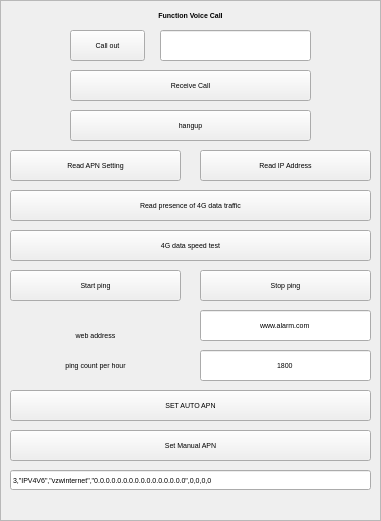
  <widget class="QFrame" name="funcvoicecall_frame">
   <property name="geometry">
    <rect>
     <x>250</x>
     <y>10</y>
     <width>381</width>
     <height>521</height>
    </rect>
   </property>
   <property name="font">
    <font>
     <pointsize>5</pointsize>
    </font>
   </property>
   <property name="autoFillBackground">
    <bool>true</bool>
   </property>
   <property name="frameShape">
    <enum>QFrame::StyledPanel</enum>
   </property>
   <property name="frameShadow">
    <enum>QFrame::Plain</enum>
   </property>
   <widget class="QPushButton" name="funcvoicecall_call">
    <property name="geometry">
     <rect>
      <x>70</x>
      <y>30</y>
      <width>75</width>
      <height>31</height>
     </rect>
    </property>
    <property name="font">
     <font>
      <pointsize>5</pointsize>
     </font>
    </property>
    <property name="text">
     <string>Call out</string>
    </property>
   </widget>
   <widget class="QLineEdit" name="funcvoicecall_num">
    <property name="geometry">
     <rect>
      <x>160</x>
      <y>30</y>
      <width>151</width>
      <height>31</height>
     </rect>
    </property>
    <property name="font">
     <font>
      <pointsize>5</pointsize>
     </font>
    </property>
    <property name="text">
     <string/>
    </property>
   </widget>
   <widget class="QLabel" name="label_6">
    <property name="geometry">
     <rect>
      <x>0</x>
      <y>0</y>
      <width>381</width>
      <height>31</height>
     </rect>
    </property>
    <property name="font">
     <font>
      <pointsize>5</pointsize>
      <weight>75</weight>
      <bold>true</bold>
     </font>
    </property>
    <property name="layoutDirection">
     <enum>Qt::LeftToRight</enum>
    </property>
    <property name="text">
     <string>Function Voice Call</string>
    </property>
    <property name="alignment">
     <set>Qt::AlignCenter</set>
    </property>
   </widget>
   <widget class="QPushButton" name="funcvoicecall_receive">
    <property name="geometry">
     <rect>
      <x>70</x>
      <y>70</y>
      <width>241</width>
      <height>31</height>
     </rect>
    </property>
    <property name="font">
     <font>
      <pointsize>5</pointsize>
     </font>
    </property>
    <property name="text">
     <string>Receive Call</string>
    </property>
   </widget>
   <widget class="QPushButton" name="funcvoicecall_hangup">
    <property name="geometry">
     <rect>
      <x>70</x>
      <y>110</y>
      <width>241</width>
      <height>31</height>
     </rect>
    </property>
    <property name="font">
     <font>
      <pointsize>5</pointsize>
     </font>
    </property>
    <property name="text">
     <string>hangup</string>
    </property>
   </widget>
   <widget class="QPushButton" name="readapn_btn">
    <property name="geometry">
     <rect>
      <x>10</x>
      <y>150</y>
      <width>171</width>
      <height>31</height>
     </rect>
    </property>
    <property name="text">
     <string>Read APN Setting</string>
    </property>
   </widget>
   <widget class="QPushButton" name="readip_btn">
    <property name="geometry">
     <rect>
      <x>200</x>
      <y>150</y>
      <width>171</width>
      <height>31</height>
     </rect>
    </property>
    <property name="text">
     <string>Read IP Address</string>
    </property>
   </widget>
   <widget class="QPushButton" name="readlte_btn">
    <property name="geometry">
     <rect>
      <x>10</x>
      <y>190</y>
      <width>361</width>
      <height>31</height>
     </rect>
    </property>
    <property name="text">
     <string>Read presence of 4G data traffic</string>
    </property>
   </widget>
   <widget class="QPushButton" name="ping_btn">
    <property name="geometry">
     <rect>
      <x>10</x>
      <y>270</y>
      <width>171</width>
      <height>31</height>
     </rect>
    </property>
    <property name="text">
     <string>Start ping</string>
    </property>
   </widget>
   <widget class="QPushButton" name="setapn_btn">
    <property name="geometry">
     <rect>
      <x>10</x>
      <y>430</y>
      <width>361</width>
      <height>31</height>
     </rect>
    </property>
    <property name="text">
     <string>Set Manual APN</string>
    </property>
   </widget>
   <widget class="QLineEdit" name="setapn_edit">
    <property name="geometry">
     <rect>
      <x>10</x>
      <y>470</y>
      <width>361</width>
      <height>20</height>
     </rect>
    </property>
    <property name="text">
     <string>3,&quot;IPV4V6&quot;,&quot;vzwinternet&quot;,&quot;0.0.0.0.0.0.0.0.0.0.0.0.0.0.0.0&quot;,0,0,0,0</string>
    </property>
   </widget>
   <widget class="QLineEdit" name="pinginter_edit">
    <property name="geometry">
     <rect>
      <x>200</x>
      <y>350</y>
      <width>171</width>
      <height>31</height>
     </rect>
    </property>
    <property name="text">
     <string>1800</string>
    </property>
    <property name="alignment">
     <set>Qt::AlignCenter</set>
    </property>
   </widget>
   <widget class="QPushButton" name="setautoapn_btn">
    <property name="geometry">
     <rect>
      <x>10</x>
      <y>390</y>
      <width>361</width>
      <height>31</height>
     </rect>
    </property>
    <property name="text">
     <string>SET AUTO APN</string>
    </property>
   </widget>
   <widget class="QPushButton" name="stopping_btn">
    <property name="geometry">
     <rect>
      <x>200</x>
      <y>270</y>
      <width>171</width>
      <height>31</height>
     </rect>
    </property>
    <property name="text">
     <string>Stop ping</string>
    </property>
   </widget>
   <widget class="QLabel" name="label_17">
    <property name="geometry">
     <rect>
      <x>10</x>
      <y>350</y>
      <width>171</width>
      <height>31</height>
     </rect>
    </property>
    <property name="font">
     <font>
      <pointsize>5</pointsize>
     </font>
    </property>
    <property name="text">
     <string>ping count per hour</string>
    </property>
    <property name="alignment">
     <set>Qt::AlignCenter</set>
    </property>
   </widget>
   <widget class="QLabel" name="label_18">
    <property name="geometry">
     <rect>
      <x>10</x>
      <y>320</y>
      <width>171</width>
      <height>31</height>
     </rect>
    </property>
    <property name="font">
     <font>
      <pointsize>5</pointsize>
     </font>
    </property>
    <property name="text">
     <string>web address</string>
    </property>
    <property name="alignment">
     <set>Qt::AlignCenter</set>
    </property>
   </widget>
   <widget class="QLineEdit" name="web_edit">
    <property name="geometry">
     <rect>
      <x>200</x>
      <y>310</y>
      <width>171</width>
      <height>31</height>
     </rect>
    </property>
    <property name="text">
     <string>www.alarm.com</string>
    </property>
    <property name="alignment">
     <set>Qt::AlignCenter</set>
    </property>
   </widget>
   <widget class="QPushButton" name="speedtest_btn">
    <property name="geometry">
     <rect>
      <x>10</x>
      <y>230</y>
      <width>361</width>
      <height>31</height>
     </rect>
    </property>
    <property name="text">
     <string>4G data speed test</string>
    </property>
   </widget>
  </widget>
